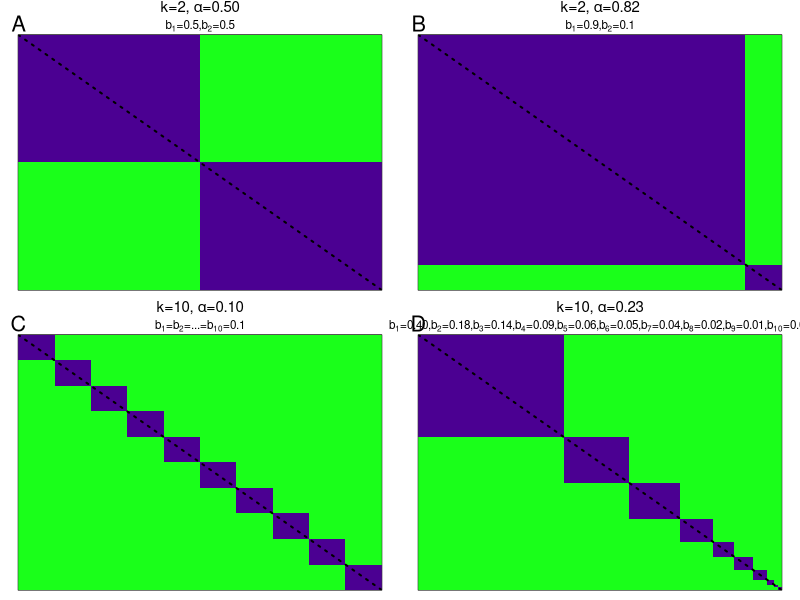

Recreate this plot in R.
library(here)
set.seed(1234)
colref <- c("#1AFF1A","#4B0092")

pdf(here("figures", "supp01-balance_figure.pdf"), width = 10,height=8)
  par(mfrow=c(2,2),mar=c(0.6,1.1,2.1,1.1))

  n <- 1000 # observations
  bals <-  c(0.5,0.5)
  l <- unlist(lapply(1:length(bals), function(i) rep(i,n*bals[i])))
  ind <- sapply(rev(l), function(x) x==l)
  image(ind, main = "",xaxs = "i",yaxs = "i",xlab='',ylab='',xaxt='n',yaxt='n',useRaster=T,col = colref)
  ind <- sapply(l, function(x) x==l)
  ind <- ind[upper.tri(ind)]
  iw <- which(ind)
  alpha <- formatC(round(length(iw) / (length(ind)),digits=2),digits=2,format='f')
  #bvals <- sapply(bals, 1:length(bals), function(x) paste0(
  #mtext(text= bquote( '2 balanced classes (' ~ alpha == .(alpha) ~ ')'),cex=1.1)
  mtext(bquote('k=2,'~alpha*'='*.(alpha)),cex=0.9,line=1.0)
  mtext(bquote(b[1]*'=0.5,'*b[2]*'=0.5'),cex=0.7,line=0.0)
  abline(a=1,b=-1,lty=3,lwd=2,col='black')
  mtext(side=3,text='A',at=0,cex=1.3)

  bals <-  c(0.9,0.1)
  l <- unlist(lapply(1:length(bals), function(i) rep(i,n*bals[i])))
  ind <- sapply(rev(l), function(x) x==l)
  image(ind, main = "",xaxs = "i",yaxs = "i",xlab='',ylab='',xaxt='n',yaxt='n',useRaster=T,col = colref)
  ind <- sapply(l, function(x) x==l)
  ind <- ind[upper.tri(ind)]
  iw <- which(ind)
  alpha <- formatC(round(length(iw) / (length(ind)),digits=2),digits=2,format='f')
  #mtext(text= bquote( '2 imbalanced classes (' ~ alpha == .(alpha) ~ ')'),cex=1.1)
  mtext(bquote('k=2,'~alpha*'='*.(alpha)),cex=0.9,line=1.0)
  mtext(bquote(b[1]*'=0.9,'*b[2]*'=0.1'),cex=0.7,line=0.0)
  abline(a=1,b=-1,lty=3,lwd=2,col='black')
  mtext(side=3,text='B',at=0,cex=1.3)

  bals <-  rep(0.1,10)
  l <- unlist(lapply(1:length(bals), function(i) rep(i,n*bals[i])))
  ind <- sapply(rev(l), function(x) x==l)
  image(ind, main = "",xaxs = "i",yaxs = "i",xlab='',ylab='',xaxt='n',yaxt='n',useRaster=T,col = colref)
  ind <- sapply(l, function(x) x==l)
  ind <- ind[upper.tri(ind)]
  iw <- which(ind)
  alpha <- formatC(round(length(iw) / (length(ind)),digits=2),digits=2,format='f')
  #mtext(text= bquote( '10 balanced classes (' ~ alpha == .(alpha) ~ ')'),cex=1.1)
  mtext(bquote('k=10,'~alpha*'='*.(alpha)),cex=0.9,line=1.0)
  mtext(bquote(b[1]*'='*b[2]*'=...='*b[10]*'=0.1'),cex=0.7,line=0.0)
  abline(a=1,b=-1,lty=3,lwd=2,col='black')
  mtext(side=3,text='C',at=0,cex=1.3)

  #tmp <- sample(1:20000,10)
  #bals <- tmp/sum(tmp)
  bals <- c(0.40,0.18,0.14,0.09,0.06,0.05,0.04,0.02,0.01,0.01)
  l <- unlist(lapply(1:length(bals), function(i) rep(i,n*bals[i])))
  ind <- sapply(rev(l), function(x) x==l)
  image(ind, main = "",xaxs = "i",yaxs = "i",xlab='',ylab='',xaxt='n',yaxt='n',useRaster=T,col = colref)
  ind <- sapply(l, function(x) x==l)
  ind <- ind[upper.tri(ind)]
  iw <- which(ind)
  alpha <- formatC(round(length(iw) / (length(ind)),digits=2),digits=2,format='f')
  #mtext(text= bquote( '10 imbalanced classes (' ~ alpha == .(alpha) ~ ')')
  mtext(bquote('k=10,'~alpha*'='*.(alpha)),cex=0.9,line=1.0)
  balstxt <- formatC(bals,digits=2,format='f')
  mtext(bquote(b[1]*'='*.(balstxt[1])*','*b[2]*'='*.(balstxt[2])*','*b[3]*'='*.(balstxt[3])*','*b[4]*'='*.(balstxt[4])*','*b[5]*'='*.(balstxt[5])*','*b[6]*'='*.(balstxt[6])*','*b[7]*'='*.(balstxt[7])*','*b[8]*'='*.(balstxt[8])*','*b[9]*'='*.(balstxt[9])*','*b[10]*'='*.(balstxt[10])),cex=0.7,line=0.0)
  abline(a=1,b=-1,lty=3,lwd=2,col='black')
  mtext(side=3,text='D',at=0,cex=1.3)

dev.off()
